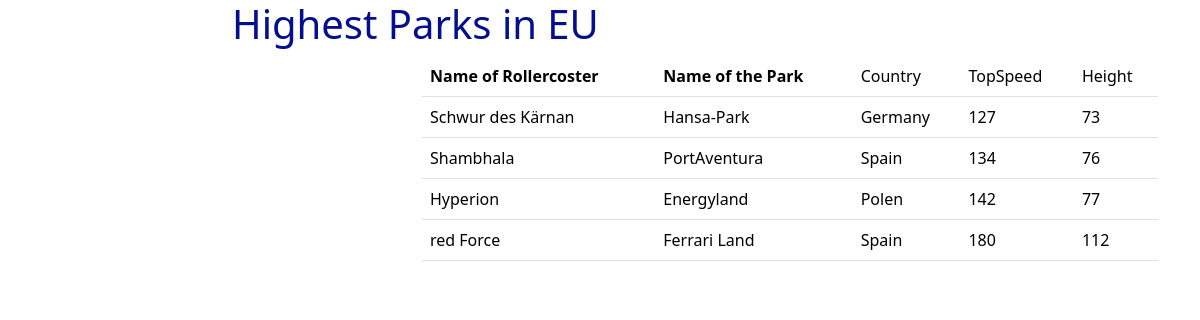
The page / on the database its author committed.
### tables this page shows
create table RollercoasterOfEu (
    Id smallint unsigned not null AUTO_INCREMENT,
    Name_ID varchar(50) not null,
    park varchar(50) not null,
    country varchar(50) not null,
    topspeed tinyint unsigned not null,
    height tinyint unsigned not null,
    IsActive bit not null default 1,
    Remark varchar(255) null default null,
    CreatedDate datetime(6) not null,
    UpdatedDate datetime(6) not null,
    constraint PK_RollercoassterOfEu_Id primary key clustered(Id)
);

### index.php (the view, shortened to what this page needs)
<?php
include('Config/Config.php');
$dsn = "mysql:host=$server;
        dbname=$Database_username;
        charset=UTF8";
$pdo = new PDO($dsn, $Database_username, $Database_password);
$query = "SELECT  REC.Name_ID
                 ,REC.park
                 ,REC.country
                 ,REC.topspeed
                 ,REC.height
 FROM RollercoasterOfEu AS REC
 ORDER BY  REC.HEIGHT ASC";
$statement = $pdo->prepare($query);
$statement->execute();
$result = $statement->fetchAll(PDO::FETCH_OBJ);
?>
<!doctype html>
<html lang="en">
<head>
    <link href="https://cdn.jsdelivr.net/npm/bootstrap@5.3.3/dist/css/bootstrap.min.css" rel="stylesheet"
>
</head>
<body>
    <div class="container">
        <div class="row">
            <div class="col-2"></div>
            <div class="col-8">
                <h1 style="color:rgb(2,15,142);">Highest Parks in EU</h1>
            </div>
            <div class="col-2"></div>
            <div class="col-2"></div>
            <div class="col-2"></div>
            <div class="col-8">
                <table class="table table-hover">
                    <thead>
                        <th>Name of Rollercoster</th>
                        <th>Name of the Park</th>
                        <td>Country</td>
                        <td>TopSpeed</td>
                        <td>Height</td>
                    </thead>
                    <tbody>
                        <?php
                        foreach ($result as $rollercoaster) {
                            echo " <tr>
                <td>$rollercoaster->Name_ID</td>
                <td>$rollercoaster->park</td>
                <td>$rollercoaster->country</td>
                <td>$rollercoaster->topspeed</td>
                <td>$rollercoaster->height</td>
            </tr>";
                        }
                        ?>
                    </tbody>
                </table>
            </div>
        </div>
    </div>
</body>
</html>

### rows shown on the page
rollercoasterofeu: Name_ID "Schwur des Kärnan", park "Hansa-Park", country "Germany", topspeed "127", height "73"
rollercoasterofeu: Name_ID "Shambhala", park "PortAventura", country "Spain", topspeed "134", height "76"
rollercoasterofeu: Name_ID "Hyperion", park "Energyland", country "Polen", topspeed "142", height "77"
rollercoasterofeu: Name_ID "red Force", park "Ferrari Land", country "Spain", topspeed "180", height "112"
